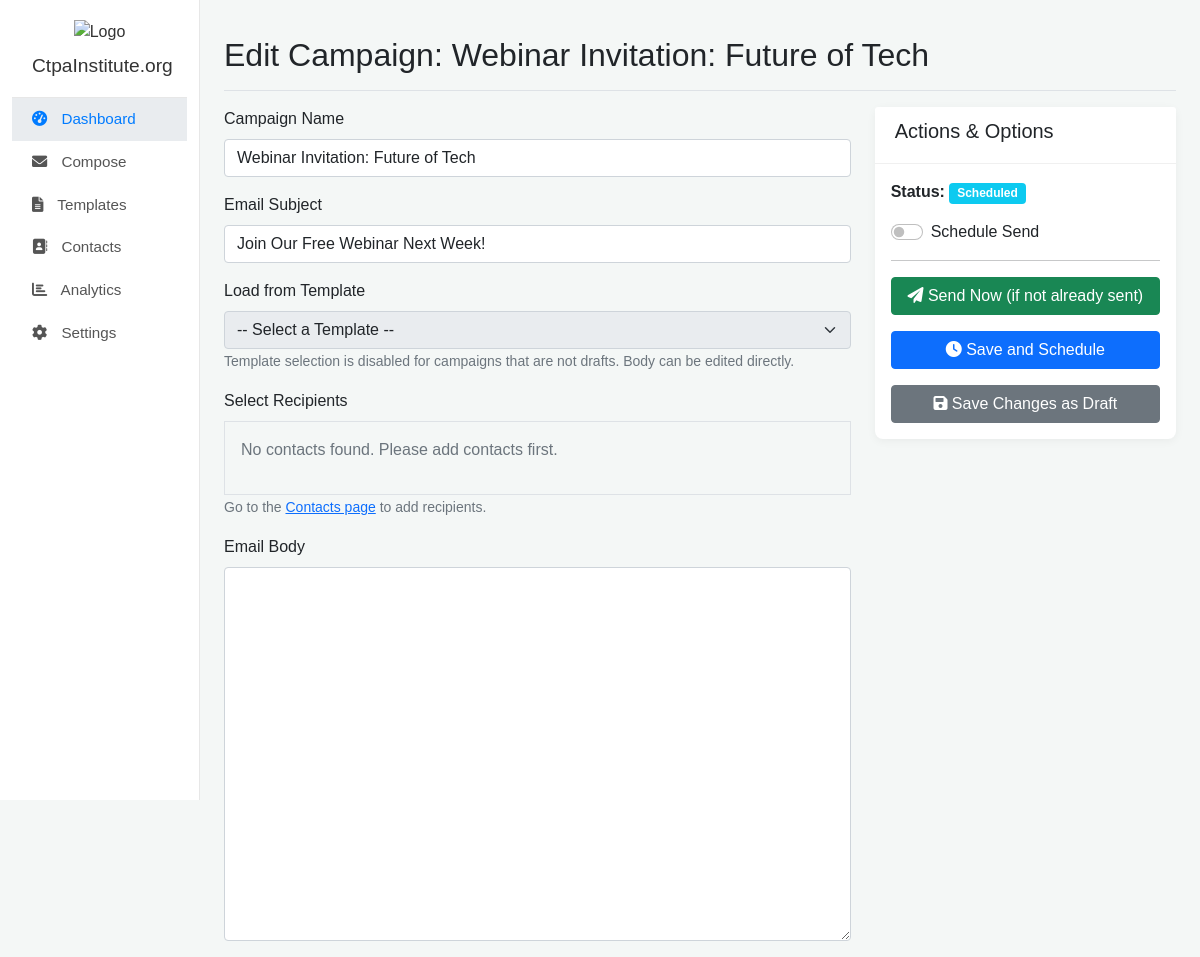
The page /compose.php?edit_campaign_id=3 on the database its author committed.
### tables this page shows
CREATE TABLE IF NOT EXISTS campaigns (
    id INT AUTO_INCREMENT PRIMARY KEY,
    name VARCHAR(255) NOT NULL,
    subject VARCHAR(255),
    body_html TEXT,
    status VARCHAR(50) DEFAULT 'Draft',  
    created_at TIMESTAMP DEFAULT CURRENT_TIMESTAMP,
    scheduled_at TIMESTAMP NULL DEFAULT NULL,
    sent_at TIMESTAMP NULL DEFAULT NULL,
    total_recipients INT DEFAULT 0,
    successfully_sent INT DEFAULT 0,
    opens_count INT DEFAULT 0,
    clicks_count INT DEFAULT 0,
    bounces_count INT DEFAULT 0
);

### includes/compose_functions.php (called while the page is built, shortened)
<?php
if (!function_exists('get_campaign_by_id')) {
    function get_campaign_by_id($conn, $campaign_id) {
        global $conn;
        $sql = "SELECT id, name, subject, body_html, status, scheduled_at, created_at, sent_at FROM campaigns WHERE id = ?";
        $stmt = $conn->prepare($sql);
        $stmt->bind_param("i", $campaign_id);
        if ($stmt->execute()) {
            $result = $stmt->get_result();
            if ($result->num_rows === 1) {
                $campaign = $result->fetch_assoc();
                return $campaign;
            } else {
                $stmt->close();
                return null;
            }
        } else {
            error_log("Execute failed for get_campaign_by_id: (" . $stmt->errno . ") " . $stmt->error);
            $stmt->close();
            return null;
        }
    }
}
?>

### compose.php (the view, shortened to what this page needs)
<?php
require_once 'includes/functions.php';
require_once 'includes/compose_functions.php';
global $conn;
$page_error_message = '';
$campaign_name = '';
$subject = '';
$body_html = '';
$schedule_send = false;
$current_campaign_status = '';
$edit_mode = false;
$campaign_id_to_edit = null;
$page_title = "Compose New Campaign";
if ($_SERVER['REQUEST_METHOD'] === 'GET' && isset($_GET['edit_campaign_id'])) {
    if (!empty($_GET['edit_campaign_id']) && is_numeric($_GET['edit_campaign_id'])) {
        $campaign_id_to_edit = (int)$_GET['edit_campaign_id'];
        if (isset($conn) && $conn instanceof mysqli && $conn->ping()) {
            $campaign_data = get_campaign_by_id($conn, $campaign_id_to_edit);
            if ($campaign_data) {
                $edit_mode = true;
                $page_title = "Edit Campaign: " . htmlspecialchars($campaign_data['name']);
                $campaign_name = $campaign_data['name'];
                $subject = $campaign_data['subject'];
                $body_html = $campaign_data['body_html'];
                $current_campaign_status = $campaign_data['status'];
                if ($campaign_data['status'] === 'scheduled' && !empty($campaign_data['scheduled_at'])) {
                    $schedule_send = true;
                    try {
                        $dt = new DateTime($campaign_data['scheduled_at']);
                        $scheduled_at_value = $dt->format('Y-m-d\TH:i');
                    } catch (Exception $e) {
                        $scheduled_at_value = '';
                        $page_error_message .= " Error parsing scheduled date for editing. ";
                    }
                } else {
                    $schedule_send = false;
                }
            } else {
                $page_error_message = "Campaign not found for editing (ID: " . htmlspecialchars($campaign_id_to_edit) . ").";
                $campaign_id_to_edit = null;
            }
        } else {
            $page_error_message = "Database connection error. Cannot load campaign for editing.";
            $campaign_id_to_edit = null;
        }
    } else {
        $page_error_message = "Invalid campaign ID for editing.";
    }
}
$all_available_contacts = [];
if (isset($conn) && $conn instanceof mysqli && $conn->ping()) {
    $all_available_contacts = get_all_contacts($conn);
} else {
    if(empty($page_error_message)) {
        $page_error_message .= " Database connection error. Cannot load contacts for recipient selection. ";
    }
}
$selected_contact_ids = [];
?>
<?php include 'includes/header.php'; ?>
<?php include 'includes/sidebar.php'; ?>
<main class="col-md-9 ms-sm-auto col-lg-10 px-md-4">
    <div class="d-flex justify-content-between flex-wrap flex-md-nowrap align-items-center pt-3 pb-2 mb-3 border-bottom">
        <h1 class="h2"><?php echo $page_title; ?></h1>
    </div>
    <?php if (!isset($conn) || !$conn instanceof mysqli || !$conn->ping() && empty($page_error_message)):  ?>
        <div class="alert alert-danger">Database connection is not available. Cannot load or save campaigns.</div>
    <?php else: ?>
    <form id="composeForm" method="POST" action="compose.php<?php echo $edit_mode ? '?edit_campaign_id=' . htmlspecialchars($campaign_id_to_edit) : ''; ?>">
        <div class="row">
            <div class="col-md-8">
                <div class="mb-3">
                    <label for="campaign_name" class="form-label">Campaign Name</label>
                    <input type="text" class="form-control" id="campaign_name" name="campaign_name" value="<?php echo htmlspecialchars($campaign_name); ?>" required>
                </div>
                <div class="mb-3">
                    <label for="subject" class="form-label">Email Subject</label>
                    <input type="text" class="form-control" id="subject" name="subject" value="<?php echo htmlspecialchars($subject); ?>" required>
                </div>
                <div class="mb-3">
                    <label for="template_id" class="form-label">Load from Template</label>
                    <select class="form-select" id="template_id" name="template_id" <?php if ($edit_mode && $current_campaign_status !== 'draft') echo 'disabled'; ?>>
                        <option value="">-- Select a Template --</option>
                    </select>
                     <?php if ($edit_mode && $current_campaign_status !== 'draft'): ?>
                        <small class="form-text text-muted">Template selection is disabled for campaigns that are not drafts. Body can be edited directly.</small>
                    <?php endif; ?>
                </div>
                <div class="mb-3">
                    <label class="form-label">Select Recipients</label>
                    <div class="contact-list-container border p-3" style="max-height: 200px; overflow-y: auto;">
                        <?php if (!empty($all_available_contacts)): ?>
                            <?php foreach ($all_available_contacts as $contact): ?>
                                <div class="form-check">
                                    <input class="form-check-input" type="checkbox"
                                           name="selected_contacts[]"
                                           value="<?php echo htmlspecialchars($contact['id']); ?>"
                                           id="contact_<?php echo htmlspecialchars($contact['id']); ?>"
                                           <?php if (in_array($contact['id'], $selected_contact_ids)) echo 'checked'; ?>>
                                    <label class="form-check-label" for="contact_<?php echo htmlspecialchars($contact['id']); ?>">
                                        <?php echo htmlspecialchars(trim($contact['first_name'] . ' ' . $contact['last_name'])); ?>
                                        (&lt;<?php echo htmlspecialchars($contact['email']); ?>&gt;)
                                    </label>
                                </div>
                            <?php endforeach; ?>
                        <?php elseif (empty($page_error_message)): ?>
                            <p class="text-muted">No contacts found. Please add contacts first.</p>
                        <?php else: ?>
                             <p class="text-danger">Could not load contacts. See error message above.</p>
                        <?php endif; ?>
                    </div>
                    <?php if (empty($all_available_contacts) && empty($page_error_message)): ?>
                        <small class="form-text text-muted">
                            Go to the <a href="contacts.php">Contacts page</a> to add recipients.
                        </small>
                    <?php endif; ?>
                </div>
                <div class="mb-3">
                    <label for="body_html" class="form-label">Email Body</label>
                    <textarea class="form-control" id="body_html" name="body_html" rows="15" required <?php if ($edit_mode && $current_campaign_status === 'sent') echo 'readonly'; ?>><?php echo htmlspecialchars($body_html); ?></textarea>
                </div>
            </div>
            <div class="col-md-4">
                <div class="card">
                    <div class="card-header"><h5>Actions & Options</h5></div>
                    <div class="card-body">
                        <?php if ($edit_mode): ?>
                             <p><strong>Status:</strong> <span class="badge bg-info"><?php echo htmlspecialchars(ucfirst($current_campaign_status)); ?></span></p>
                        <?php endif; ?>
                        <div class="form-check form-switch mb-3" <?php if ($edit_mode && $current_campaign_status === 'sent') echo 'style="display:none;"'; ?>>
                            <input class="form-check-input" type="checkbox" id="schedule_send_checkbox" name="schedule_send" <?php echo $schedule_send ? 'checked' : ''; ?> <?php if ($edit_mode && $current_campaign_status === 'sent') echo 'disabled'; ?>>
                            <label class="form-check-label" for="schedule_send_checkbox">Schedule Send</label>
                        </div>
                        <hr <?php if ($edit_mode && $current_campaign_status === 'sent') echo 'style="display:none;"'; ?>>
                        <div class="d-grid gap-2">
                            <?php if (!$edit_mode || ($edit_mode && $current_campaign_status !== 'sent')): ?>
                                <button type="submit" name="action" value="send_now" class="btn btn-success mb-2" <?php if ($edit_mode && $current_campaign_status === 'scheduled') echo 'disabled';  ?>><i class="fas fa-paper-plane"></i> <?php echo $edit_mode ? 'Send Now (if not already sent)' : 'Send Immediately'; ?></button>
                                <button type="submit" name="action" value="schedule_campaign" class="btn btn-primary mb-2"><i class="fas fa-clock"></i> <?php echo ($edit_mode && $current_campaign_status === 'scheduled') ? 'Update Schedule' : 'Save and Schedule'; ?></button>
                                <button type="submit" name="action" value="save_draft" class="btn btn-secondary"><i class="fas fa-save"></i> <?php echo $edit_mode ? 'Save Changes as Draft' : 'Save Draft'; ?></button>
                            <?php else:  ?>
                                <a href="compose.php" class="btn btn-primary">Compose New Campaign</a>
                            <?php endif; ?>
                        </div>
                    </div>
                </div>
            </div>
        </div>
    </form>
    <?php endif;  ?>
</main>
        </div>
    </div>
</body>
</html>

### public/css/styles.css (style rules this page uses)
body { font-family: 'Arial', sans-serif; background-color: #f4f7f6; }
main { padding-top: 20px; }
.card { border-radius: 8px; box-shadow: 0 2px 10px rgba(0,0,0,0.05); border: none; margin-bottom: 1.5rem; }
.card-header { background-color: #fff; border-bottom: 1px solid #f0f0f0; font-weight: bold; padding: 0.75rem 1.25rem; }

### rows shown on the page
campaigns: name "Edit Campaign: Webinar Invitation: Future of Tech", campaign_name "Webinar Invitation: Future of Tech", subject "Join Our Free Webinar Next Week!", status "Scheduled"

### other values the page prints
$display_company_name "CtpaInstitute.org"
